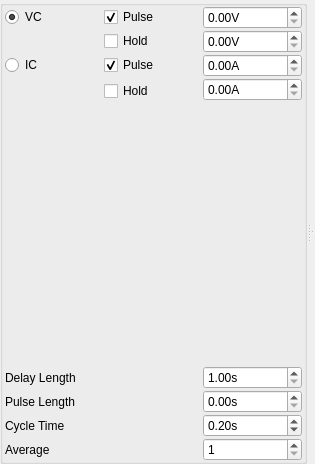
<?xml version="1.0" encoding="UTF-8"?>
<ui version="4.0">
 <class>Form</class>
 <widget class="QWidget" name="Form">
  <property name="geometry">
   <rect>
    <x>0</x>
    <y>0</y>
    <width>315</width>
    <height>464</height>
   </rect>
  </property>
  <property name="windowTitle">
   <string>Patch</string>
  </property>
  <layout class="QVBoxLayout" name="verticalLayout_2">
   <property name="spacing">
    <number>0</number>
   </property>
   <property name="leftMargin">
    <number>0</number>
   </property>
   <property name="topMargin">
    <number>0</number>
   </property>
   <property name="rightMargin">
    <number>0</number>
   </property>
   <property name="bottomMargin">
    <number>0</number>
   </property>
   <item>
    <widget class="QSplitter" name="splitter_3">
     <property name="orientation">
      <enum>Qt::Vertical</enum>
     </property>
     <widget class="QSplitter" name="splitter_2">
      <property name="orientation">
       <enum>Qt::Horizontal</enum>
      </property>
      <widget class="QWidget" name="layoutWidget">
       <layout class="QVBoxLayout" name="verticalLayout">
        <property name="spacing">
         <number>0</number>
        </property>
        <item>
         <widget class="QGroupBox" name="groupBox_2">
          <property name="sizePolicy">
           <sizepolicy hsizetype="Preferred" vsizetype="Preferred">
            <horstretch>0</horstretch>
            <verstretch>0</verstretch>
           </sizepolicy>
          </property>
          <property name="title">
           <string/>
          </property>
          <layout class="QGridLayout" name="gridLayout_2">
           <property name="leftMargin">
            <number>2</number>
           </property>
           <property name="topMargin">
            <number>0</number>
           </property>
           <property name="rightMargin">
            <number>2</number>
           </property>
           <property name="bottomMargin">
            <number>0</number>
           </property>
           <property name="horizontalSpacing">
            <number>0</number>
           </property>
           <property name="verticalSpacing">
            <number>1</number>
           </property>
           <item row="8" column="0" colspan="2">
            <widget class="QLabel" name="label">
             <property name="text">
              <string>Cycle Time</string>
             </property>
            </widget>
           </item>
           <item row="1" column="1">
            <widget class="QCheckBox" name="vcHoldCheck">
             <property name="text">
              <string>Hold</string>
             </property>
            </widget>
           </item>
           <item row="0" column="1">
            <widget class="QCheckBox" name="vcPulseCheck">
             <property name="text">
              <string>Pulse</string>
             </property>
             <property name="checked">
              <bool>true</bool>
             </property>
            </widget>
           </item>
           <item row="2" column="1">
            <widget class="QCheckBox" name="icPulseCheck">
             <property name="text">
              <string>Pulse</string>
             </property>
             <property name="checked">
              <bool>true</bool>
             </property>
            </widget>
           </item>
           <item row="4" column="1">
            <widget class="QCheckBox" name="icHoldCheck">
             <property name="text">
              <string>Hold</string>
             </property>
            </widget>
           </item>
           <item row="5" column="1">
            <spacer name="verticalSpacer">
             <property name="orientation">
              <enum>Qt::Vertical</enum>
             </property>
             <property name="sizeHint" stdset="0">
              <size>
               <width>20</width>
               <height>40</height>
              </size>
             </property>
            </spacer>
           </item>
           <item row="6" column="0" colspan="2">
            <widget class="QLabel" name="label_4">
             <property name="text">
              <string>Delay Length</string>
             </property>
            </widget>
           </item>
           <item row="0" column="0">
            <widget class="QRadioButton" name="vcModeRadio">
             <property name="text">
              <string>VC</string>
             </property>
             <property name="checked">
              <bool>true</bool>
             </property>
            </widget>
           </item>
           <item row="7" column="0" colspan="2">
            <widget class="QLabel" name="label_3">
             <property name="text">
              <string>Pulse Length</string>
             </property>
            </widget>
           </item>
           <item row="2" column="0">
            <widget class="QRadioButton" name="icModeRadio">
             <property name="text">
              <string>IC</string>
             </property>
            </widget>
           </item>
           <item row="6" column="2">
            <widget class="SpinBox" name="delayTimeSpin">
             <property name="suffix">
              <string>s</string>
             </property>
             <property name="minimum">
              <double>1.000000000000000</double>
             </property>
             <property name="maximum">
              <double>10000.000000000000000</double>
             </property>
             <property name="singleStep">
              <double>1.000000000000000</double>
             </property>
            </widget>
           </item>
           <item row="2" column="2">
            <widget class="SpinBox" name="icPulseSpin">
             <property name="suffix">
              <string>A</string>
             </property>
            </widget>
           </item>
           <item row="7" column="2">
            <widget class="SpinBox" name="pulseTimeSpin">
             <property name="suffix">
              <string>s</string>
             </property>
             <property name="singleStep">
              <double>1.000000000000000</double>
             </property>
            </widget>
           </item>
           <item row="8" column="2">
            <widget class="SpinBox" name="cycleTimeSpin">
             <property name="sizePolicy">
              <sizepolicy hsizetype="Minimum" vsizetype="Preferred">
               <horstretch>0</horstretch>
               <verstretch>0</verstretch>
              </sizepolicy>
             </property>
             <property name="suffix">
              <string>s</string>
             </property>
             <property name="singleStep">
              <double>1.000000000000000</double>
             </property>
             <property name="value">
              <double>0.200000000000000</double>
             </property>
            </widget>
           </item>
           <item row="1" column="2">
            <widget class="SpinBox" name="vcHoldSpin">
             <property name="suffix">
              <string>V</string>
             </property>
            </widget>
           </item>
           <item row="0" column="2">
            <widget class="SpinBox" name="vcPulseSpin">
             <property name="suffix">
              <string>V</string>
             </property>
            </widget>
           </item>
           <item row="3" column="2" rowspan="2">
            <widget class="SpinBox" name="icHoldSpin">
             <property name="suffix">
              <string>A</string>
             </property>
            </widget>
           </item>
           <item row="9" column="0">
            <widget class="QLabel" name="label_2">
             <property name="text">
              <string>Average</string>
             </property>
            </widget>
           </item>
           <item row="9" column="2">
            <widget class="QSpinBox" name="averageSpin">
             <property name="sizePolicy">
              <sizepolicy hsizetype="Minimum" vsizetype="Preferred">
               <horstretch>0</horstretch>
               <verstretch>0</verstretch>
              </sizepolicy>
             </property>
             <property name="minimum">
              <number>1</number>
             </property>
             <property name="maximum">
              <number>100</number>
             </property>
             <property name="value">
              <number>1</number>
             </property>
            </widget>
           </item>
          </layout>
         </widget>
        </item>
       </layout>
      </widget>
      <widget class="QSplitter" name="splitter">
       <property name="orientation">
        <enum>Qt::Vertical</enum>
       </property>
       <widget class="PlotWidget" name="patchPlot" native="true">
        <property name="sizePolicy">
         <sizepolicy hsizetype="Expanding" vsizetype="Preferred">
          <horstretch>0</horstretch>
          <verstretch>0</verstretch>
         </sizepolicy>
        </property>
       </widget>
       <widget class="PlotWidget" name="commandPlot" native="true">
        <property name="sizePolicy">
         <sizepolicy hsizetype="Expanding" vsizetype="Preferred">
          <horstretch>0</horstretch>
          <verstretch>0</verstretch>
         </sizepolicy>
        </property>
       </widget>
      </widget>
     </widget>
    </widget>
   </item>
  </layout>
 </widget>
 <customwidgets>
  <customwidget>
   <class>SpinBox</class>
   <extends>QDoubleSpinBox</extends>
   <header>pyqtgraph</header>
  </customwidget>
  <customwidget>
   <class>PlotWidget</class>
   <extends>QWidget</extends>
   <header>pyqtgraph</header>
   <container>1</container>
  </customwidget>
 </customwidgets>
 <resources/>
 <connections/>
</ui>
